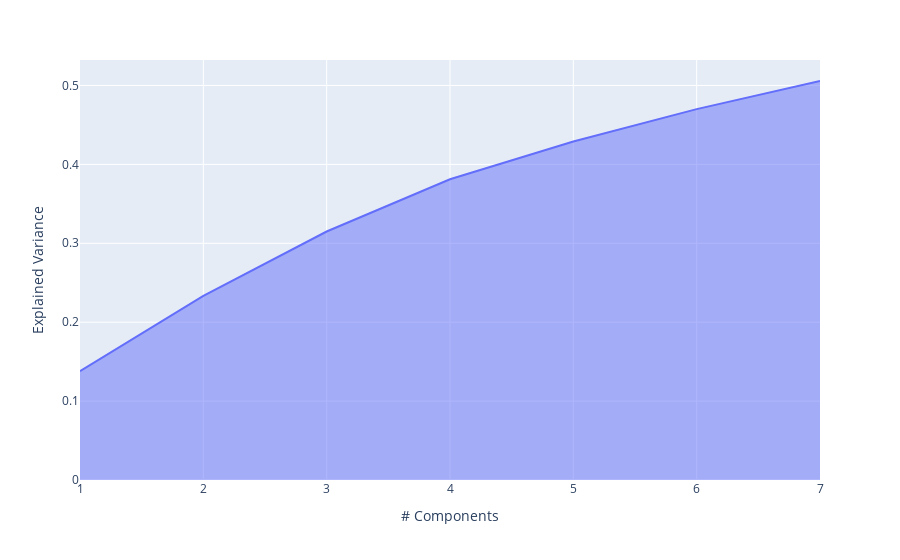

Notebook code cell kept with this figure:
### Code cell
exp_var_cumul = np.cumsum(pca.explained_variance_ratio_)

px.area(
    x=range(1, exp_var_cumul.shape[0] + 1),
    y=exp_var_cumul,
    labels={"x": "# Components", "y": "Explained Variance"}
)

### Figure 1 — Plotly figure (JSON) as saved in the notebook; plotly's stock layout.template omitted (floating-point values rounded to 4 significant figures)
{"data": [{"hovertemplate": "# Components=%{x}<br>Explained Variance=%{y}<extra></extra>", "legendgroup": "", "line": {"color": "#636efa"}, "marker": {"symbol": "circle"}, "mode": "lines", "name": "", "orientation": "v", "showlegend": false, "stackgroup": "1", "type": "scatter", "x": [1, 2, 3, 4, 5, 6, 7], "xaxis": "x", "y": [0.1378, 0.2335, 0.315, 0.3812, 0.4289, 0.47, 0.5057], "yaxis": "y"}], "layout": {"legend": {"tracegroupgap": 0}, "margin": {"t": 60}, "xaxis": {"anchor": "y", "domain": [0, 1], "title": {"text": "# Components"}}, "yaxis": {"anchor": "x", "domain": [0, 1], "title": {"text": "Explained Variance"}}}}
